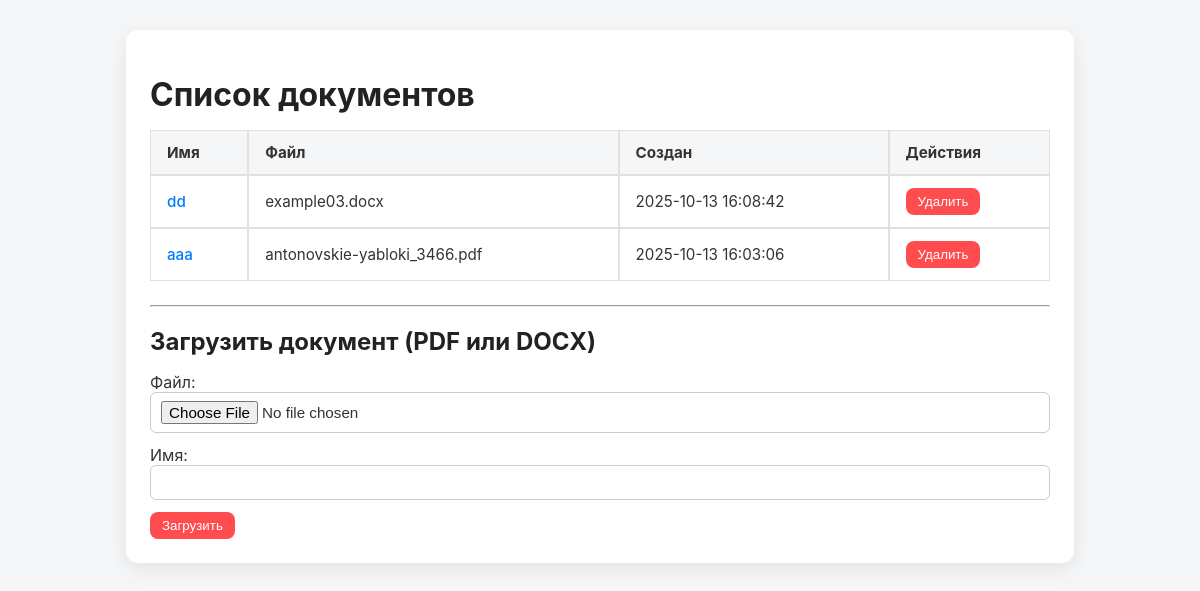
Before: / with the older database file.
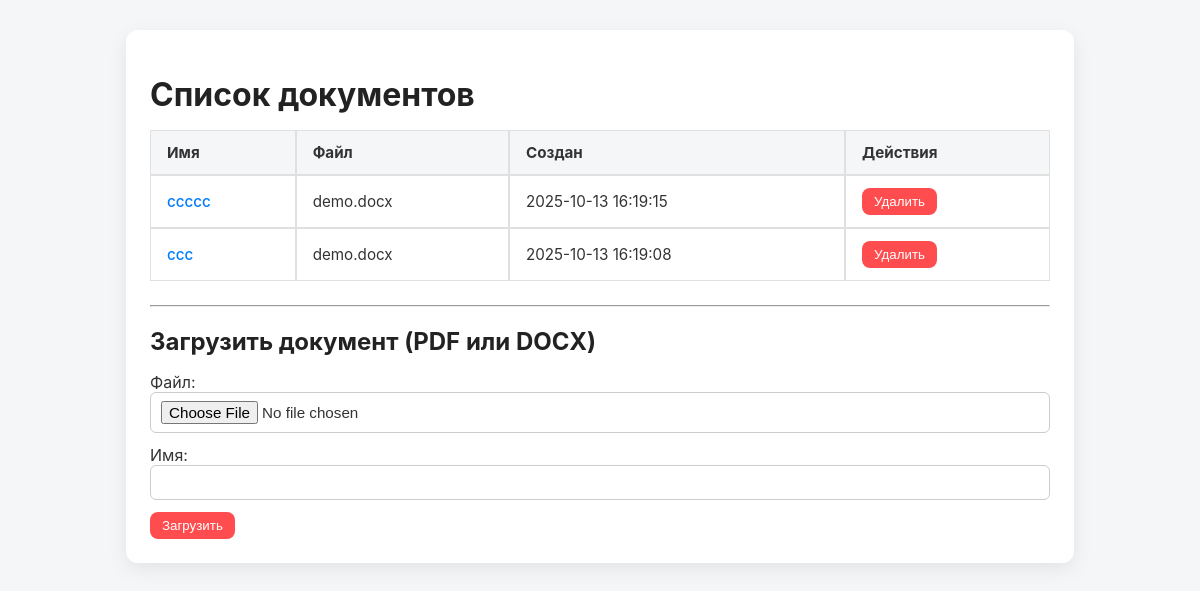
After: the same page with the newer database file.
### models.py (models this page shows)
class TextDocument(Base):
    __tablename__ = "text_documents"
    id = Column(Integer, primary_key=True, autoincrement=True)
    file_name = Column(String, nullable=False)
    name = Column(String, nullable=False, unique=True)
    original_text = Column(String, nullable=False)
    summary_json = Column(JSON, nullable=False)
    created_at = Column(DateTime(timezone=True), server_default=func.now())

### web_routes.py (the view)
@router.get("/", response_class=HTMLResponse)
async def index(request: Request, service: DocumentService = Depends(get_document_service)):
    docs = await service.list_documents_info()
    return request.app.templates.TemplateResponse(
        "index.html",
        {
            "request": request,
            "documents": docs
        }
    )

### templates/index.html (shortened to what this page needs)
{% extends "base.html" %}
{% block content %}
  <h1>Список документов</h1>
  {% if documents %}
    <table class="docs">
      <thead>
        <tr><th>Имя</th><th>Файл</th><th>Создан</th><th>Действия</th></tr>
      </thead>
      <tbody>
      {% for d in documents %}
        <tr>
          <td><a href="/documents/{{ d.id }}">{{ d.name }}</a></td>
          <td>{{ d.file_name }}</td>
          <td>{{ d.created_at or "-" }}</td>
          <td>
            <form action="/documents/{{ d.id }}/delete" method="post" style="display:inline">
              <button type="submit" onclick="return confirm('Удалить {{ d.name }}?')">Удалить</button>
            </form>
          </td>
        </tr>
      {% endfor %}
      </tbody>
    </table>
  {% else %}
    <p>Документов пока нет.</p>
  {% endif %}
  <hr/>
  <h2>Загрузить документ (PDF или DOCX)</h2>
  <form action="/documents/upload" method="post" enctype="multipart/form-data">
    <label>Файл:<br/>
      <input type="file" name="file" accept=".pdf,.docx" required>
    </label>
    <br/>
    <label>Имя:<br/>
      <input type="text" name="name" style="width: 100%" required>
    </label>
    <br/>
    <button type="submit">Загрузить</button>
  </form>
{% endblock %}

### templates/base.html (shortened to what this page needs)
<!doctype html>
<html lang="ru">
<head>
  <link rel="stylesheet" href="/static/styles.css">
</head>
<body>
  <div class="container">
    {% block content %}{% endblock %}
  </div>
</body>
</html>

### static/styles.css (style rules this page uses)
body { font-family: 'Inter', sans-serif; background: #f4f6f8; color: #333; margin: 0; padding: 0; }
.container { max-width: 900px; margin: 30px auto; background: #fff; padding: 24px; border-radius: 12px; box-shadow: 0 6px 20px rgba(0,0,0,0.08); }
h1, h2, h3 { color: #222; margin-bottom: 16px; }
button { background: linear-gradient(135deg, #4f9cff, #0066ff); color: white; padding: 6px 12px; border-radius: 8px; border: none; cursor: pointer; transition: all 0.3s; font-weight: 500; }
button.delete-btn, button[type="submit"] { background: #ff4d4f; }
.docs { width: 100%; border-collapse: separate; border-spacing: 0; font-size: 0.95rem; margin-bottom: 24px; }
.docs th, .docs td { border: 1px solid #e0e0e0; padding: 12px 16px; text-align: left; transition: background 0.3s; }
.docs th { background: #f4f6f8; }
.docs a { text-decoration: none; color: #007bff; font-weight: 500; }
form { margin-top: 16px; }
input[type="text"], input[type="file"] { width: 100%; padding: 8px 10px; border-radius: 6px; border: 1px solid #ccc; margin-bottom: 12px; font-size: 0.95rem; box-sizing: border-box; }

Changed rows visible on the page:
removed TextDocument: name "dd", file_name "example03.docx", created_at "2025-10-13 16:08:42"
removed TextDocument: name "aaa", file_name "antonovskie-yabloki_3466.pdf", created_at "2025-10-13 16:03:06"
added TextDocument: name "ccccc", file_name "demo.docx", created_at "2025-10-13 16:19:15"
added TextDocument: name "ccc", file_name "demo.docx", created_at "2025-10-13 16:19:08"
